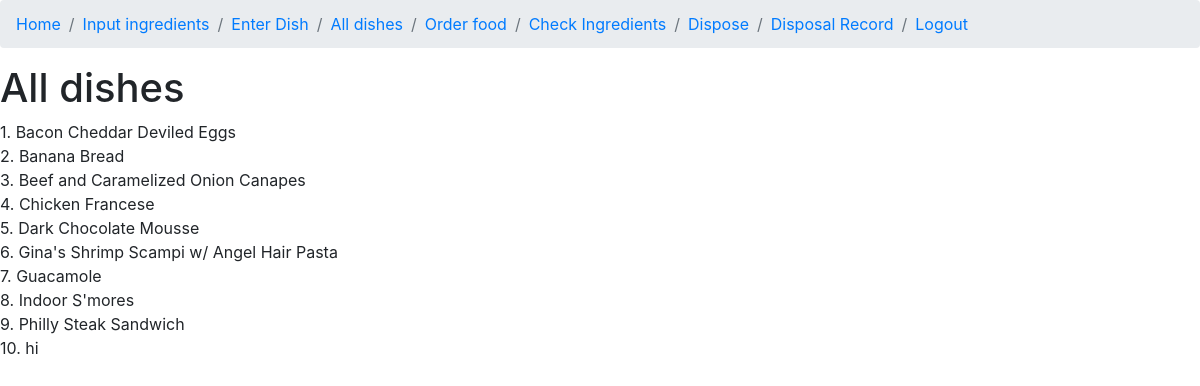
Screenshot of /alldishes (signed in) with the database file from the repository.
### app/Pages/models.py (models this page shows, shortened)
class dishIngredientReq(db.Model):
    id = db.Column(db.Integer, primary_key=True)
    dishName = db.Column(db.String(64),index = True)
    ingredientName2 = db.Column(db.String(64),index = True)
    quantity2 = db.Column(db.Float)
    unitMeasure2 = db.Column(db.String(4))

### app/Pages/Fullmenu.py (the view)
@app.route('/alldishes', methods=["GET"])
@login_required
def fullmenu():
    dishes = dishIngredientReq.query.all()
    all = []
    for dish in dishes:
        all.append(dish.dishName)
    all = sorted(list(set(all)))
    for i, x in enumerate(all):
        all[i] = (i,x)
    return render_template('fullmenu.html', all=all)

### app/Pages/models.py (called while the page is built)
@login.user_loader
def load_user(id):
    return User.query.get(int(id))

### app/templates/fullmenu.html
{% extends "nav.html" %}
{% block content %}
    <h1>All dishes</h1>
    {% for i, dish in all %}
    <div>{{i+1}}. {{dish}}</div>
    {% endfor %}
{% endblock %}

### app/templates/nav.html (shortened to what this page needs)
<html>
    <head>
        <link rel="stylesheet" type= "text/css" href= "{{ url_for('static',filename='styles/main.css') }}"></link>
        <link rel="stylesheet" href="https://stackpath.bootstrapcdn.com/bootstrap/4.3.1/css/bootstrap.min.css">
    </head>
        <link rel="stylesheet" type= "text/css" href= "{{ url_for('static',filename='styles/main.css') }}"></link>
    <body>
        <nav aria-label="breadcrumb">
            <ol class = "breadcrumb">
                <li class="breadcrumb-item"><a href="/">Home</a></li>
                <li class="breadcrumb-item"><a href="/delivered">Input ingredients</a></li>
                <li class="breadcrumb-item"><a href="/makemenu">Enter Dish</a></li>
                <li class="breadcrumb-item"><a href="/alldishes">All dishes</a></li>
                <li class="breadcrumb-item"><a href="/order">Order food</a></li>
                <li class="breadcrumb-item"><a href="/stock">Check Ingredients</a></li>
                <li class="breadcrumb-item"><a href="/dispose">Dispose</a></li>
                <li class="breadcrumb-item"><a href="/manage">Disposal Record</a></li>
                <li class="breadcrumb-item"><a href="/logout">Logout</a></li>
        </nav>
            {% block content %} {% endblock %}
    </body>
</html>

### app/static/styles/main.css (style rules this page uses)
body { background-image: url("Main.jpg"); width: 100%; height:100%; background-size: cover; background-position: center center; background-repeat: no-repeat; background: rgba(255, 255, 255, 0.3); }

### rows the page displays
dishIngredientReq: i+1 "1", dishName "Bacon Cheddar Deviled Eggs"
dishIngredientReq: i "2", dishName "Banana Bread"
dishIngredientReq: i "3", dishName "Beef and Caramelized Onion Canapes"
dishIngredientReq: i "4", dishName "Chicken Francese"
dishIngredientReq: i "5", dishName "Dark Chocolate Mousse"
dishIngredientReq: i "6", dishName "Gina's Shrimp Scampi w/ Angel Hair Pasta"
dishIngredientReq: i "7", dishName "Guacamole"
dishIngredientReq: i "8", dishName "Indoor S'mores"
dishIngredientReq: i "9", dishName "Philly Steak Sandwich"
dishIngredientReq: i "10", dishName "hi"
